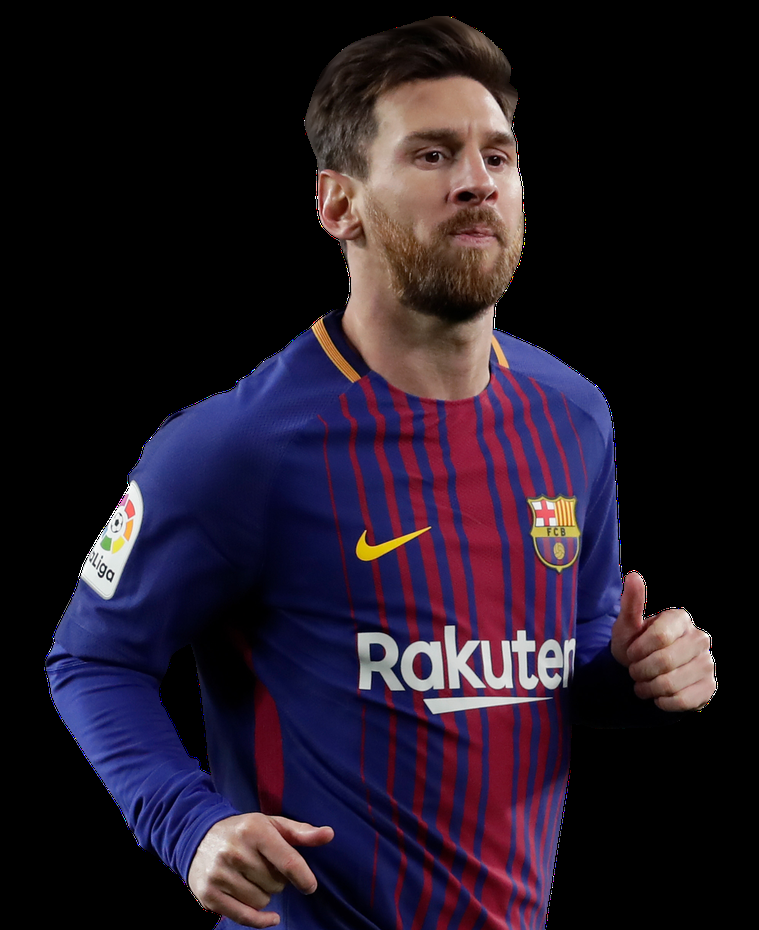
#> input picture image.png, 759 x 930 px, shrunk from 1600 x 1962 before the run
$ python main.py
#> lines starting #> are read from the running program, lines starting #| are printed output that depends on the picture
import cv2
import matplotlib.pyplot as plt
image_path="image.png"
image=cv2.imread(image_path)
#> image is the input picture: shape (930, 759, 3); mean B, G, R 37.9, 24.6, 35
image_rgb=cv2.cvtColor(image,cv2.COLOR_BGR2RGB)
height,width,_=image_rgb.shape
#> height = 930; width = 759
rect1_width,rect1_height=150,150
top_left1=(20,20)
bottom_right1=(top_left1[0]+rect1_width,top_left1[1]+rect1_height)
cv2.rectangle(image_rgb,top_left1,bottom_right1,(0,255,255),3)
rect2_width,rect2_height=200,150
top_left2=(width-rect2_width-20,height-rect2_height-20)
#> top_left2 = (539, 760)
bottom_right2=(top_left2[0]+rect2_width,top_left1[1]+rect2_height)
#> bottom_right2 = (739, 170)
cv2.rectangle(image_rgb,top_left2,bottom_right2,(255,0,255),3)
center1_x=top_left1[0]+rect1_width//2
center1_y=top_left1[1]+rect1_height//2
center2_x=top_left2[0]+rect2_width//2
#> center2_x = 639
center2_y=top_left2[1]+rect2_height//2
#> center2_y = 835
cv2.circle(image_rgb,(center1_x,center1_y),15,(0,255,0),-1)
cv2.circle(image_rgb,(center2_x,center2_y),15,(0,0,255),-1)
cv2.line(image_rgb,(center1_x,center1_y),(center2_x,center2_y),(0,255,0),3)
font=cv2.FONT_HERSHEY_SIMPLEX
cv2.putText(image_rgb,"Region 1",(top_left1[0],top_left1[1]-10),font,0.7,(0,255,255),2,cv2.LINE_AA)
cv2.putText(image_rgb,"Region 2",(top_left2[0],top_left2[1]-10),font,0.7,(255,0,255),2,cv2.LINE_AA)
cv2.putText(image_rgb,"Center 1",(center1_x-40,center1_y+40),font,0.6,(0,255,0),2,cv2.LINE_AA)
cv2.putText(image_rgb,"Center 2",(center2_x-40,center2_y+40),font,0.6,(0,0,255),2,cv2.LINE_AA)
arrow_start=(width-50,20)
#> arrow_start = (709, 20)
arrow_end = (width - 50, height - 20)
#> arrow_end = (709, 910)

cv2.arrowedLine(image_rgb, arrow_start, arrow_end, (255, 255, 0), 3, tipLength=0.05)
cv2.arrowedLine(image_rgb, arrow_end, arrow_start, (255, 255, 0), 3, tipLength=0.05)

height_label_position = (arrow_start[0] - 150, (arrow_start[1] + arrow_end[1]) // 2)
#> height_label_position = (559, 465)
cv2.putText(image_rgb, f"Height: {height}px", height_label_position,
            font, 0.8, (255, 255, 0), 2, cv2.LINE_AA)
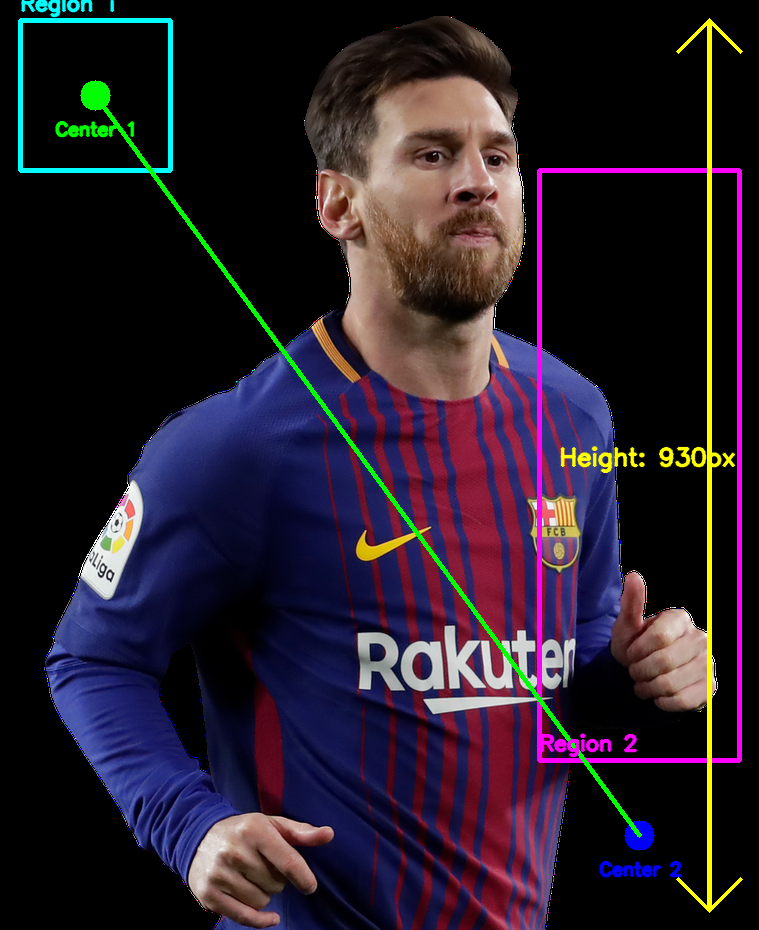
#> image_rgb: shape (930, 759, 3); mean R, G, B 39.7, 29.7, 42

plt.figure(figsize=(12, 8))
plt.imshow(image_rgb)
plt.title("Annotated Image with Regions, Centers, and Bi-Directional Height Arrow")
plt.axis("off")
plt.show()
